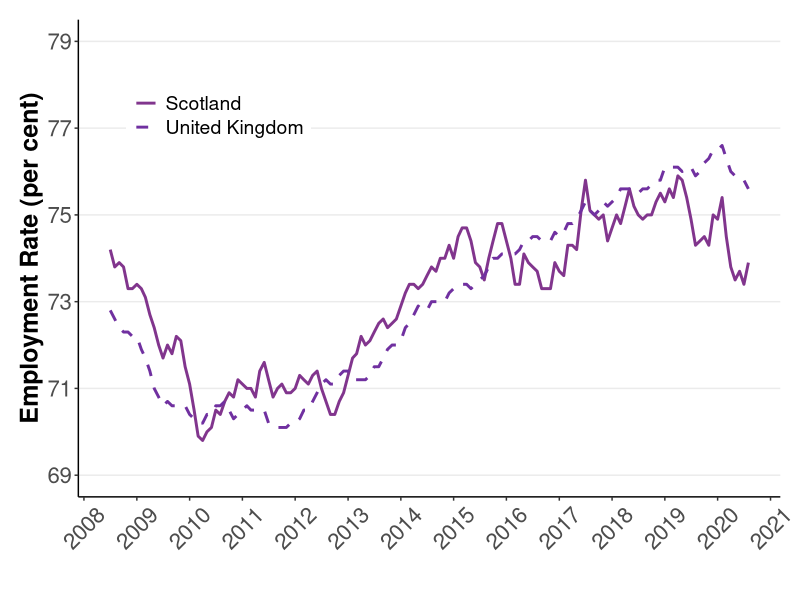
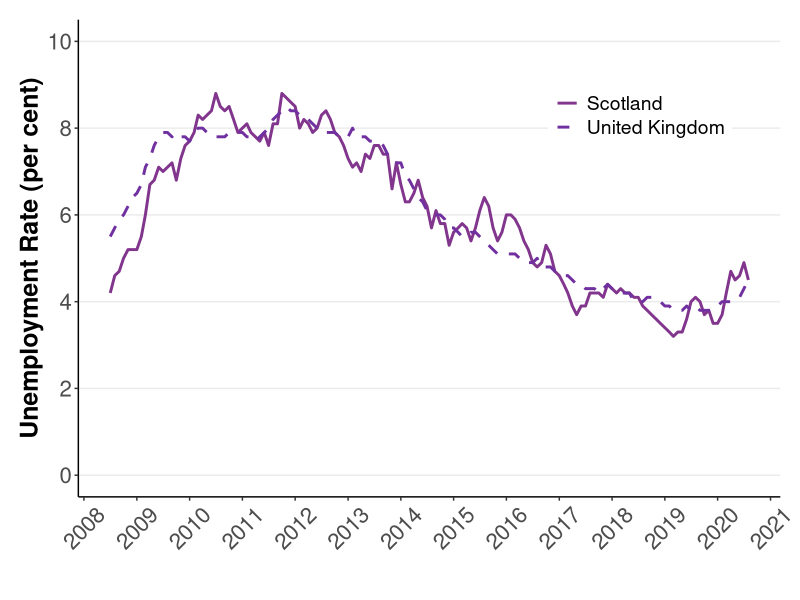
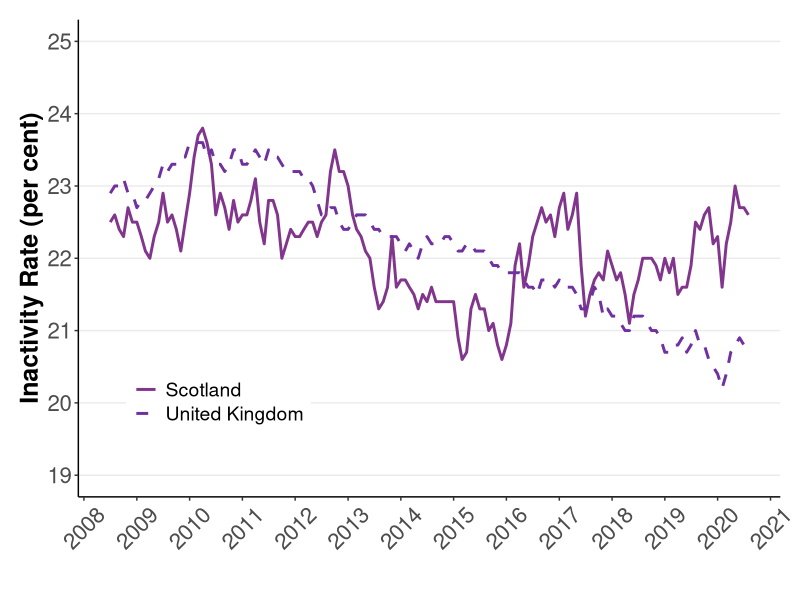

These figures' R source, in order:
## ---- chunk 1
library(readxl)       # Uses the function read_excel
library(data.table)   # Uses the functions data.table & dcast
library(flextable)    # Uses the function flextable
library(stringr)      # Uses the funtion str_sub
library(plyr)         # Uses the function count
library(lubridate)    # Uses the functions month & year
library(officer)      # Uses function fp_border
library(ggplot2)      # Uses the function ggplot

Date <- as.Date(data.table(read_excel("Tables_Online.xlsx", sheet = "Date"))$Value, format = "%d/%m/%Y")
Key_Stats <- data.table(read_excel("Tables_Online.xlsx", sheet = "Key"))
Country_Stats <- data.table(read_excel("Tables_Online.xlsx", sheet = "Countries"))
Region_Stats <- data.table(read_excel("Tables_Online.xlsx", sheet = "Regions"))
Time_Stats <- data.table(read_excel("Tables_Online.xlsx", sheet = "Time"))

Time_Stats[,Period := as.Date(paste("01", str_sub(Period, 5, 7), str_sub(Period, -4), sep = " "), format = "%d %b %Y")]

TimeN <- paste(month(Date %m-% months(4), label = T, abbr = F), " to ",
                  month(Date %m-% months(2), label = T, abbr = F), " ",
                  year(Date %m-% months(2)), sep = "")

TimeQ <- paste(month(Date %m-% months(7), label = T, abbr = F), " to ",
                  month(Date %m-% months(5), label = T, abbr = F), " ",
                  year(Date %m-% months(5)), sep = "")

Timeq <- paste(month(Date %m-% months(7), label = T, abbr = T), "-",
                  month(Date %m-% months(5), label = T, abbr = T), " ",
                  year(Date %m-% months(5)), sep = "")

Timey <- paste(month(Date %m-% months(4), label = T, abbr = T), "-",
                  month(Date %m-% months(2), label = T, abbr = T), " ",
                  year(Date %m-% months(14)), sep = "")

Timed <- paste(month(Date %m-% months(4), label = T, abbr = T), "-",
                  month(Date %m-% months(2), label = T, abbr = T), " 2008", sep = "")

# A useful function for adding comma to data.
Commaed <- function(INPUT){
  OUTPUT <- prettyNum(INPUT, big.mark = ",", scientific = F)
  return(OUTPUT) 
}
## ---- chunk 2
X <- data.table(dcast(Key_Stats[Sex == "People"], Status+Area~Type+Statistic, value.var = "Value"))

X[,Level_Estimate := Commaed(Level_Estimate/1000)]
X[,Level_Quarter := Commaed(Level_Quarter/1000)]
X[,Level_Year := Commaed(Level_Year/1000)]

BE <- data.table(Status = "", Area = "Employment",
                 Rate_Estimate = "", Rate_Quarter = "", Rate_Year = "",
                  Level_Estimate = "", Level_Quarter = "", Level_Year = "")
BU <- data.table(Status = "", Area = "Unemployment",
                 Rate_Estimate = "", Rate_Quarter = "", Rate_Year = "",
                  Level_Estimate = "", Level_Quarter = "", Level_Year = "")
BI <- data.table(Status = "", Area = "Inactivity",
                 Rate_Estimate = "", Rate_Quarter = "", Rate_Year = "",
                  Level_Estimate = "", Level_Quarter = "", Level_Year = "")

X <- rbind(BE, X[Status == "Employment",], BU, X[Status == "Unemployment",], BI, X[Status == "Inactivity",])
X <- X[, Status := NULL]

Y <- flextable(X,
               col_keys = c("Area",
                            "Rate_Estimate", "Rate_Quarter", "Rate_Year", "Col2",
                            "Level_Estimate", "Level_Quarter", "Level_Year"))

Y <- autofit(Y)
Y <- colformat_num(Y, j = c("Rate_Estimate", "Rate_Quarter", "Rate_Year"), digits = 1)
Y <- colformat_num(Y,
                   j = c("Level_Estimate", "Level_Quarter", "Level_Year"),
                   big.mark = ",",
                   digits = 0)
Y <- empty_blanks(Y)
Y <- set_header_labels(Y,
                       Area = "", 
                       Rate_Estimate = "Rate",
                       Rate_Quarter = "Change on quarter",
                       Rate_Year = "Change on year",
                       Level_Estimate = "Level",
                       Level_Quarter = "Change on quarter",
                       Level_Year = "Change on year")

Y <- add_header_row(Y, top = T,
                    values = c("", "Percentage Point", "", "Level (thousands)"),
                    colwidths = c(1, 3, 1, 3))
Y <- add_header_row(Y, top = F,
                    values = c("", "(per cent)", Timeq, Timey, "", "(thousands)", Timeq, Timey),
                    colwidths = c(1, 1, 1, 1, 1, 1, 1, 1))


Y <- hline_top(Y, j = c(1, 2:4, 6:8), border = fp_border(color = "#81358D", width = 2), part = "all")
Y <- hline(Y, i = 1, j = c(1, 2:4, 6:8), border = fp_border(color = "#81358D", width = 2), part = "header")
Y <- hline(Y, i = 2, border = fp_border(color = "#FFFFFF", width = 0), part = "header")
Y <- hline(Y, border = fp_border(color = "#FFFFFF", width = 0), part = "body")
Y <- hline_bottom(Y, j = c(1, 2:4, 6:8), border = fp_border(color = "#81358D", width = 2), part = "all")

Y <- bg(Y,
        ~ Area %in% c("Employment", "Unemployment", "Inactivity", "Scotland"),
        j = c(1, 2:4, 6:8),
        bg = "#EBE6E6",
        part = "body")
Y <- bold(Y, part = "header")
Y <- bold(Y, ~ Area %in% c("Employment", "Unemployment", "Inactivity"))
Y <- align(Y, i = 1, align = "center", part = "header")
Y <- align(Y, i = 3, align = "right", part = "header")
Y <- align(Y, j = "Area", align = "left", part = "all")

Y <- compose(Y, i = 1, j = 1, part = "body",
             value = as_paragraph("Employment",
                                  as_chunk("1", props = fp_text(vertical.align = "superscript"))))
Y <- compose(Y, i = 4, j = 1, part = "body",
             value = as_paragraph("Unemployment",
                                  as_chunk("2", props = fp_text(vertical.align = "superscript"))))
Y <- compose(Y, i = 7, j = 1, part = "body",
             value = as_paragraph("Inactivity",
                                  as_chunk("3", props = fp_text(vertical.align = "superscript"))))

Y
## ---- chunk 3
ggplot(Time_Stats[Status == "Employment"], aes(Period, Value, colour = Area)) +
  geom_line(aes(linetype = Area), size = 1) +
  scale_colour_manual(values = c("#81358D", "#7030A0")) +
  scale_linetype_manual(values = c("solid", "dashed")) +
  scale_x_date(
    name = "",
    date_breaks = "1 year",
    date_labels = "%Y") +
  scale_y_continuous(
    name = "Employment Rate (per cent)",
    limits = c(69, 79),
    breaks = seq(69, 79, 2)) +
  theme_bw() +
  theme(
    legend.title = element_blank(),
    legend.position = c(0.2, 0.8),
    legend.text = element_text(size = 14),
    panel.border = element_blank(),
    plot.margin = margin(0.5, 0.5, 0.5, 0.5, "cm"),
    axis.line = element_line(colour = "black"),
    axis.text = element_text(size = 16),
    axis.text.x = element_text(vjust = 0.5, angle = 45),
    axis.title = element_text(size = 18, face = "bold"),
    panel.grid.major.x = element_blank(),
    panel.grid.minor = element_blank())
## ---- chunk 4
ggplot(Time_Stats[Status == "Unemployment"], aes(Period, Value, colour = Area))+
  geom_line(aes(linetype = Area), size = 1) +
  scale_colour_manual(values = c("#81358D", "#7030A0")) +
  scale_linetype_manual(values = c("solid", "dashed")) +
  scale_x_date(
    name = "",
    date_breaks = "1 year",
    date_labels = "%Y") +
  scale_y_continuous(
    name = "Unemployment Rate (per cent)",
    limits = c(0, 10),
    breaks = seq(0, 10, 2)) +
  theme_bw() +
  theme(
    legend.title = element_blank(),
    legend.position = c(0.8, 0.8),
    legend.text = element_text(size = 14),
    panel.border = element_blank(),
    plot.margin = margin(0.5, 0.5, 0.5, 0.5, "cm"),
    axis.line = element_line(colour = "black"),
    axis.text = element_text(size = 16),
    axis.text.x = element_text(vjust = 0.5, angle = 45),
    axis.title = element_text(size = 18, face = "bold"),
    panel.grid.major.x = element_blank(),
    panel.grid.minor = element_blank())
## ---- chunk 5
ggplot(Time_Stats[Status == "Inactivity"], aes(Period, Value, colour = Area)) +
  geom_line(aes(linetype = Area), size = 1) +
  scale_colour_manual(values = c("#81358D", "#7030A0")) +
  scale_linetype_manual(values = c("solid", "dashed")) +
    scale_x_date(
      name = "",
    date_breaks = "1 year",
    date_labels = "%Y") +
  scale_y_continuous(
    name = "Inactivity Rate (per cent)",
    limits = c(19, 25),
    breaks = seq(19, 25, 1)) +
  theme_bw() +
  theme(
    legend.title = element_blank(),
    legend.position = c(0.2, 0.2),
    legend.text = element_text(size = 14),
    panel.border = element_blank(),
    plot.margin = margin(0.5, 0.5, 0.5, 0.5, "cm"),
    axis.line = element_line(colour = "black"),
    axis.text = element_text(size = 16),
    axis.text.x = element_text(vjust = 0.5, angle = 45),
    axis.title = element_text(size = 18, face = "bold"),
    panel.grid.major.x = element_blank(),
    panel.grid.minor = element_blank())
## ---- chunk 6
CU <- Country_Stats[Status == "Unemployment" & Area != "United Kingdom",]
CU[, Rank := rank(CU$Value)]

CE <- Country_Stats[Status == "Employment" & Area != "United Kingdom",]
CE[, Rank := rank(CE$Value)]

CI <- Country_Stats[Status == "Inactivity" & Area != "United Kingdom",]
CI[, Rank := rank(CI$Value)]

RU <- Region_Stats[Status == "Unemployment" & Area != "United Kingdom",]
RU[, Rank := rank(RU$Value)]

RE <- Region_Stats[Status == "Employment" & Area != "United Kingdom",]
RE[, Rank := rank(RE$Value)]

RI <- Region_Stats[Status == "Inactivity" & Area != "United Kingdom",]
RI[, Rank := rank(RI$Value)]
## ---- chunk 7
X <- data.table(dcast(Country_Stats, Area~Status, value.var = "Value"))
X1 <- setorder(X[Area != "United Kingdom",], -Employment)
X <- rbind(X1, X[Area == "United Kingdom",])

Y <- flextable(X,
               col_keys = c("Area", "Col1", "Employment", "Col2", "Unemployment", "Col3", "Inactivity"))

Y <- autofit(Y)
Y <- colformat_num(Y, j = c("Employment", "Unemployment", "Inactivity"), digits = 1)
Y <- empty_blanks(Y)

Y <- hline_top(Y, j = c(1, 3, 5, 7), border = fp_border(color = "#81358D", width = 2), part = "header")
Y <- hline(Y, border = fp_border(color = "#FFFFFF"), part = "body")
Y <- hline_bottom(Y, j = c(1, 3, 5, 7), border = fp_border(color = "#81358D", width = 2), part = "all")

Y <- bg(Y, ~ Area == "Scotland", bg = "#EBE6E6", part = "body")
Y <- bold(Y, part = "header")
Y <- bold(Y, ~ Area %in% c("Scotland", "United Kingdom"), j = 1)

Y <- set_header_labels(Y, Area = "")
Y
## ---- chunk 8
X <- data.table(dcast(Key_Stats[Sex == "Female"], Status+Area~Type+Statistic, value.var = "Value"))

X[,Level_Estimate := Commaed(Level_Estimate/1000)]
X[,Level_Quarter := Commaed(Level_Quarter/1000)]
X[,Level_Year := Commaed(Level_Year/1000)]

BE <- data.table(Status = "", Area = "Employment",
                 Rate_Estimate = "", Rate_Quarter = "", Rate_Year = "",
                  Level_Estimate = "", Level_Quarter = "", Level_Year = "")
BU <- data.table(Status = "", Area = "Unemployment",
                 Rate_Estimate = "", Rate_Quarter = "", Rate_Year = "",
                  Level_Estimate = "", Level_Quarter = "", Level_Year = "")
BI <- data.table(Status = "", Area = "Inactivity",
                 Rate_Estimate = "", Rate_Quarter = "", Rate_Year = "",
                  Level_Estimate = "", Level_Quarter = "", Level_Year = "")

X <- rbind(BE, X[Status == "Employment",], BU, X[Status == "Unemployment",], BI, X[Status == "Inactivity",])
X <- X[, Status := NULL]

Y <- flextable(X,
               col_keys = c("Area",
                            "Rate_Estimate", "Rate_Quarter", "Rate_Year", "Col2",
                            "Level_Estimate", "Level_Quarter", "Level_Year"))

Y <- autofit(Y)
Y <- colformat_num(Y, j = c("Rate_Estimate", "Rate_Quarter", "Rate_Year"), digits = 1)
Y <- colformat_num(Y,
                   j = c("Level_Estimate", "Level_Quarter", "Level_Year"),
                   big.mark = ",",
                   digits = 0)
Y <- empty_blanks(Y)
Y <- set_header_labels(Y,
                       Area = "", 
                       Rate_Estimate = "Rate",
                       Rate_Quarter = "Change on quarter",
                       Rate_Year = "Change on year",
                       Level_Estimate = "Level",
                       Level_Quarter = "Change on quarter",
                       Level_Year = "Change on year")

Y <- add_header_row(Y, top = T,
                    values = c("", "Percentage Point", "", "Level (thousands)"),
                    colwidths = c(1, 3, 1, 3))
Y <- add_header_row(Y, top = F,
                    values = c("", "(per cent)", Timeq, Timey, "", "(thousands)", Timeq, Timey),
                    colwidths = c(1, 1, 1, 1, 1, 1, 1, 1))


Y <- hline_top(Y, j = c(1, 2:4, 6:8), border = fp_border(color = "#81358D", width = 2), part = "all")
Y <- hline(Y, i = 1, j = c(1, 2:4, 6:8), border = fp_border(color = "#81358D", width = 2), part = "header")
Y <- hline(Y, i = 2, border = fp_border(color = "#FFFFFF", width = 0), part = "header")
Y <- hline(Y, border = fp_border(color = "#FFFFFF", width = 0), part = "body")
Y <- hline_bottom(Y, j = c(1, 2:4, 6:8), border = fp_border(color = "#81358D", width = 2), part = "all")

Y <- bg(Y,
        ~ Area %in% c("Employment", "Unemployment", "Inactivity", "Scotland"),
        j = c(1, 2:4, 6:8),
        bg = "#EBE6E6",
        part = "body")
Y <- bold(Y, part = "header")
Y <- bold(Y, ~ Area %in% c("Employment", "Unemployment", "Inactivity"))
Y <- align(Y, i = 1, align = "center", part = "header")
Y <- align(Y, i = 3, align = "right", part = "header")
Y <- align(Y, j = "Area", align = "left", part = "all")

Y <- compose(Y, i = 1, j = 1, part = "body",
             value = as_paragraph("Employment",
                                  as_chunk("1", props = fp_text(vertical.align = "superscript"))))
Y <- compose(Y, i = 4, j = 1, part = "body",
             value = as_paragraph("Unemployment",
                                  as_chunk("2", props = fp_text(vertical.align = "superscript"))))
Y <- compose(Y, i = 7, j = 1, part = "body",
             value = as_paragraph("Inactivity",
                                  as_chunk("3", props = fp_text(vertical.align = "superscript"))))

Y
## ---- chunk 9
X <- data.table(dcast(Key_Stats[Sex == "Male"], Status+Area~Type+Statistic, value.var = "Value"))

X[,Level_Estimate := Commaed(Level_Estimate/1000)]
X[,Level_Quarter := Commaed(Level_Quarter/1000)]
X[,Level_Year := Commaed(Level_Year/1000)]

BE <- data.table(Status = "", Area = "Employment",
                 Rate_Estimate = "", Rate_Quarter = "", Rate_Year = "",
                  Level_Estimate = "", Level_Quarter = "", Level_Year = "")
BU <- data.table(Status = "", Area = "Unemployment",
                 Rate_Estimate = "", Rate_Quarter = "", Rate_Year = "",
                  Level_Estimate = "", Level_Quarter = "", Level_Year = "")
BI <- data.table(Status = "", Area = "Inactivity",
                 Rate_Estimate = "", Rate_Quarter = "", Rate_Year = "",
                  Level_Estimate = "", Level_Quarter = "", Level_Year = "")

X <- rbind(BE, X[Status == "Employment",], BU, X[Status == "Unemployment",], BI, X[Status == "Inactivity",])
X <- X[, Status := NULL]

Y <- flextable(X,
               col_keys = c("Area",
                            "Rate_Estimate", "Rate_Quarter", "Rate_Year", "Col2",
                            "Level_Estimate", "Level_Quarter", "Level_Year"))

Y <- autofit(Y)
Y <- colformat_num(Y, j = c("Rate_Estimate", "Rate_Quarter", "Rate_Year"), digits = 1)
Y <- colformat_num(Y,
                   j = c("Level_Estimate", "Level_Quarter", "Level_Year"),
                   big.mark = ",",
                   digits = 0)
Y <- empty_blanks(Y)
Y <- set_header_labels(Y,
                       Area = "", 
                       Rate_Estimate = "Rate",
                       Rate_Quarter = "Change on quarter",
                       Rate_Year = "Change on year",
                       Level_Estimate = "Level",
                       Level_Quarter = "Change on quarter",
                       Level_Year = "Change on year")

Y <- add_header_row(Y, top = T,
                    values = c("", "Percentage Point", "", "Level (thousands)"),
                    colwidths = c(1, 3, 1, 3))
Y <- add_header_row(Y, top = F,
                    values = c("", "(per cent)", Timeq, Timey, "", "(thousands)", Timeq, Timey),
                    colwidths = c(1, 1, 1, 1, 1, 1, 1, 1))


Y <- hline_top(Y, j = c(1, 2:4, 6:8), border = fp_border(color = "#81358D", width = 2), part = "all")
Y <- hline(Y, i = 1, j = c(1, 2:4, 6:8), border = fp_border(color = "#81358D", width = 2), part = "header")
Y <- hline(Y, i = 2, border = fp_border(color = "#FFFFFF", width = 0), part = "header")
Y <- hline(Y, border = fp_border(color = "#FFFFFF", width = 0), part = "body")
Y <- hline_bottom(Y, j = c(1, 2:4, 6:8), border = fp_border(color = "#81358D", width = 2), part = "all")

Y <- bg(Y,
        ~ Area %in% c("Employment", "Unemployment", "Inactivity", "Scotland"),
        j = c(1, 2:4, 6:8),
        bg = "#EBE6E6",
        part = "body")
Y <- bold(Y, part = "header")
Y <- bold(Y, ~ Area %in% c("Employment", "Unemployment", "Inactivity"))
Y <- align(Y, i = 1, align = "center", part = "header")
Y <- align(Y, i = 3, align = "right", part = "header")
Y <- align(Y, j = "Area", align = "left", part = "all")

Y <- compose(Y, i = 1, j = 1, part = "body",
             value = as_paragraph("Employment",
                                  as_chunk("1", props = fp_text(vertical.align = "superscript"))))
Y <- compose(Y, i = 4, j = 1, part = "body",
             value = as_paragraph("Unemployment",
                                  as_chunk("2", props = fp_text(vertical.align = "superscript"))))
Y <- compose(Y, i = 7, j = 1, part = "body",
             value = as_paragraph("Inactivity",
                                  as_chunk("3", props = fp_text(vertical.align = "superscript"))))

Y
